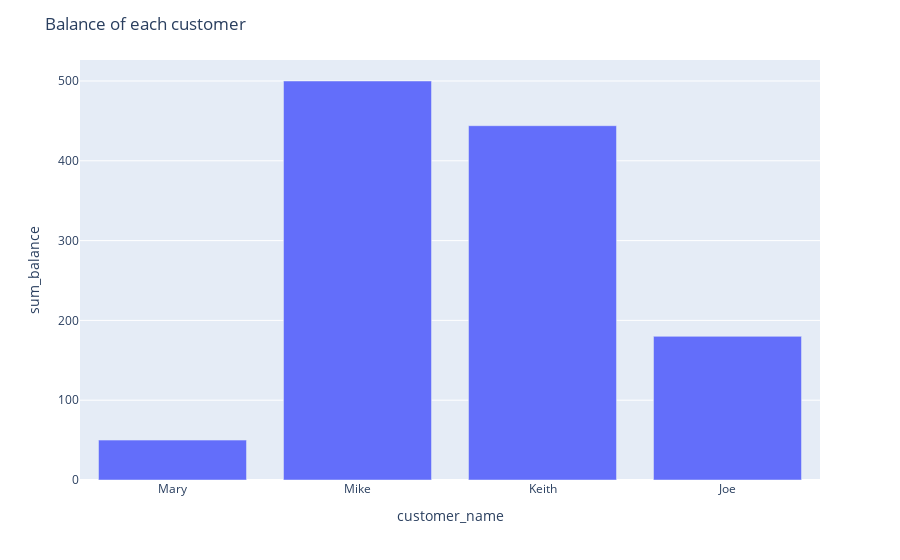

This figure's notebook cell:
### Code cell
fig = px.bar(df, x='customer_name', y='sum_balance')
fig_widget = go.FigureWidget(fig)
fig.update_layout(
    title="Balance of each customer",
    xaxis_title="customer_name",
    yaxis_title="sum_balance"
)

### Figure 1 — Plotly figure (JSON) as saved in the notebook; plotly's stock layout.template omitted (floating-point values rounded to 4 significant figures)
{"data": [{"alignmentgroup": "True", "hovertemplate": "customer_name=%{x}<br>sum_balance=%{y}<extra></extra>", "legendgroup": "", "marker": {"color": "#636efa", "pattern": {"shape": ""}}, "name": "", "offsetgroup": "", "orientation": "v", "showlegend": false, "textposition": "auto", "type": "bar", "x": ["Mary", "Mike", "Keith", "Joe"], "xaxis": "x", "y": [50, 500, 444, 180], "yaxis": "y"}], "layout": {"barmode": "relative", "legend": {"tracegroupgap": 0}, "margin": {"t": 60}, "title": {"text": "Balance of each customer"}, "xaxis": {"anchor": "y", "domain": [0, 1], "title": {"text": "customer_name"}}, "yaxis": {"anchor": "x", "domain": [0, 1], "title": {"text": "sum_balance"}}}}
